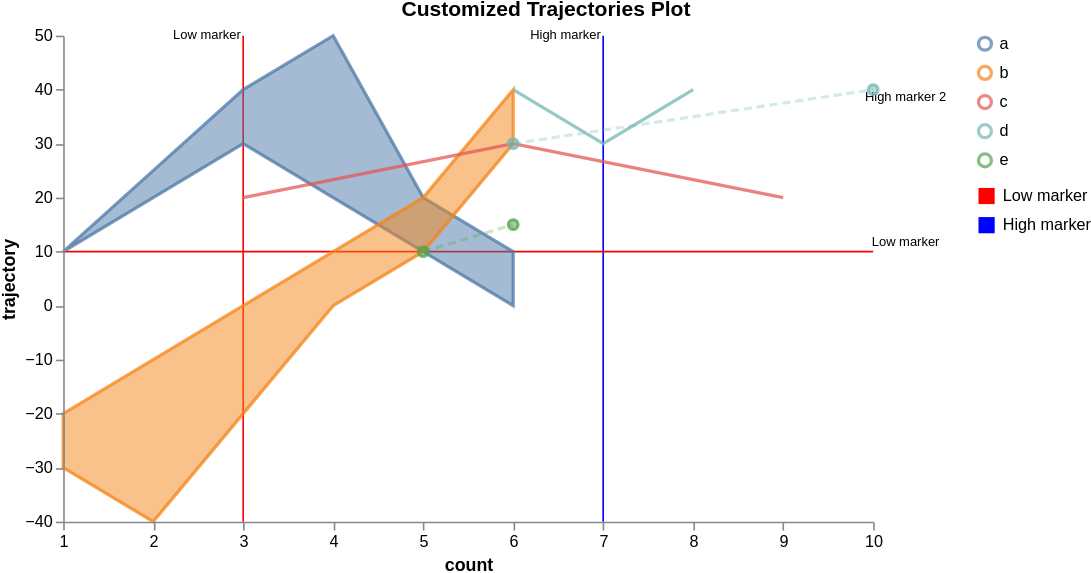

Write the Vega-Lite specification saved for this chart.
### Vega specification from a JSON file in a GitHub repository (floating-point values rounded to 4 significant figures)
{"$schema": "https://vega.github.io/schema/vega/v5.json", "width": 500, "height": 300, "scales": [{"name": "xscale", "type": "linear", "range": "width", "zero": false, "domain": {"fields": [{"data": "distributions", "field": "timepoint"}, {"data": "traces", "field": "timepoint"}, {"data": "points", "field": "timepoint"}]}}, {"name": "yscale", "type": "linear", "range": "height", "nice": true, "zero": true, "domain": {"fields": [{"data": "distributions", "field": "lower"}, {"data": "distributions", "field": "upper"}, {"data": "traces", "field": "value"}, {"data": "points", "field": "value"}]}}, {"name": "markerscale", "type": "ordinal", "domain": {"data": "markers_v", "field": "label"}, "range": {"data": "markers_v", "field": "new_color"}}, {"name": "color", "type": "ordinal", "range": "category", "domain": {"fields": [{"data": "distributions", "field": "trajectory"}, {"data": "traces", "field": "trajectory"}, {"data": "points", "field": "trajectory"}], "sort": {"order": "ascending"}}}], "axes": [{"orient": "bottom", "scale": "xscale", "zindex": 100, "title": {"signal": "data('axis_labels')[0].xaxis_label"}}, {"orient": "left", "scale": "yscale", "zindex": 100, "title": {"signal": "data('axis_labels')[0].yaxis_label"}}], "signals": [{"name": "clear", "value": true, "on": [{"events": "mouseup[!event.item]", "update": "true", "force": true}]}, {"name": "shift", "value": false, "on": [{"events": "@legendSymbol:click, @legendLabel:click", "update": "event.shiftKey", "force": true}]}, {"name": "clicked", "value": null, "on": [{"events": "@legendSymbol:click, @legendLabel:click", "update": "{value: datum.value}", "force": true}]}, {"name": "clearData", "value": true, "on": [{"events": "mouseup[!event.item]", "update": "true", "force": true}]}, {"name": "clickedData", "value": null, "on": [{"events": "@area:click", "update": "{value: datum.trajectory}", "force": true}]}, {"name": "logLegendClick", "value": null, "on": [{"events": "@legendSymbol:click, @legendLabel:click", "update": "{datum: datum}", "force": true}]}, {"description": "Active datapoint", "name": "activated_datapoint", "value": null, "on": [{"events": "symbol:mouseover", "update": "item()"}, {"events": "symbol:mouseout", "update": "null"}]}, {"name": "logAreaClick", "value": null, "on": [{"events": "@area:click", "update": "{datum: datum}", "force": true}]}], "config": {"logLevel": "warn"}, "legends": [{"name": "color_legend", "stroke": "color", "encode": {"symbols": {"name": "legendSymbol", "interactive": true, "update": {"fill": {"value": "transparent"}, "strokeWidth": {"value": 2}, "opacity": [{"test": "!length(data('selected')) || indata('selected', 'value', datum.value) || indata('selectedData', 'value', datum.value)", "value": 0.7}, {"value": 0.15}], "size": {"value": 64}}}, "labels": {"name": "legendLabel", "interactive": true, "update": {"opacity": [{"test": "!length(data('selectedData')) || indata('selectedData', 'value', datum.value)", "value": 1}, {"value": 0.25}]}}}}, {"name": "marker_color_legend", "fill": "markerscale", "encode": {"symbols": {"name": "markerLegendSymbol", "interactive": true, "update": {"size": {"value": 100}, "shape": {"value": "square"}, "stroke": {"value": "transparent"}, "opacity": {"value": 1}}}, "labels": {"name": "markerLegendLabel", "interactive": true, "update": {"text": {"field": "label"}, "fill": {"value": "black"}, "opacity": {"value": 1}}}}}], "marks": [{"type": "group", "zindex": 3, "name": "_points", "from": {"facet": {"name": "points_split", "data": "points", "groupby": "trajectory"}}, "marks": [{"type": "symbol", "name": "_points_symbol", "from": {"data": "points_split"}, "zindex": 3, "encode": {"update": {"x": {"scale": "xscale", "field": "timepoint"}, "y": {"scale": "yscale", "field": "value"}, "size": {"value": 35}, "strokeWidth": {"value": 2}, "fill": {"scale": "color", "field": "trajectory"}, "stroke": {"scale": "color", "field": "trajectory"}, "fillOpacity": [{"test": "!length(data('selected')) || indata('selected', 'value', datum.trajectory)", "value": 0.5}, {"value": 0.15}], "strokeOpacity": [{"test": "!length(data('selected')) || indata('selected', 'value', datum.trajectory)", "value": 0.75}, {"value": 0.15}], "tooltip": {"field": "value"}}, "hover": {"fillOpacity": {"value": 0.9}}}}, {"type": "line", "name": "_points_line", "from": {"data": "points_split"}, "zindex": 3, "encode": {"update": {"x": {"scale": "xscale", "field": "timepoint"}, "y": {"scale": "yscale", "field": "value"}, "strokeWidth": {"value": 2}, "stroke": {"scale": "color", "field": "trajectory"}, "interpolate": {"value": "linear"}, "strokeDash": {"value": [5, 3]}, "strokeOpacity": [{"test": "!length(data('selected')) || indata('selected', 'value', datum.trajectory)", "value": 0.3}, {"value": 0.1}]}, "hover": {"fillOpacity": {"value": 0.9}}}}]}, {"type": "group", "zindex": 2, "name": "_traces", "from": {"facet": {"name": "traces_split", "data": "traces", "groupby": "trajectory"}}, "marks": [{"type": "line", "name": "_traces_lines", "from": {"data": "traces_split"}, "encode": {"update": {"x": {"scale": "xscale", "field": "timepoint"}, "y": {"scale": "yscale", "field": "value"}, "strokeWidth": {"value": 2}, "stroke": {"scale": "color", "field": "trajectory"}, "interpolate": {"value": "linear"}, "strokeOpacity": [{"test": "!length(data('selected')) || indata('selected', 'value', datum.trajectory)", "value": 0.75}, {"value": 0.15}]}, "hover": {"fillOpacity": {"value": 0.9}}}}]}, {"type": "group", "name": "_distributions", "zindex": 1, "from": {"facet": {"name": "trajectory_split", "data": "distributions", "groupby": "trajectory"}}, "marks": [{"type": "area", "name": "area", "interactive": true, "from": {"data": "trajectory_split"}, "encode": {"update": {"x": {"scale": "xscale", "field": "timepoint"}, "y": {"scale": "yscale", "field": "upper"}, "y2": {"scale": "yscale", "field": "lower"}, "interpolate": {"value": "linear"}, "strokeWidth": {"value": 2}, "fill": {"scale": "color", "field": "trajectory"}, "stroke": {"scale": "color", "field": "trajectory"}, "fillOpacity": [{"test": "!length(data('selected')) || indata('selected', 'value', datum.trajectory)", "value": 0.5}, {"value": 0.15}], "strokeOpacity": [{"test": "!length(data('selected')) || indata('selected', 'value', datum.trajectory)", "value": 0.75}, {"value": 0.15}]}, "hover": {"fillOpacity": {"value": 0.9}}}}]}, {"type": "group", "name": "_markers_v", "marks": [{"type": "rule", "name": "_marker_v text", "from": {"data": "markers_v"}, "encode": {"enter": {"stroke": {"scale": "markerscale", "field": "label"}}, "update": {"x": {"scale": "xscale", "field": "axis_value"}, "y2": {"value": 0}, "y": {"signal": "height"}, "opacity": {"value": 1}}}}, {"type": "text", "name": "_marker_v flags", "from": {"data": "_marker_v text"}, "encode": {"enter": {"text": {"field": "datum.label"}, "y": {"value": 0}, "fontSize": {"value": 8}}}, "transform": [{"type": "label", "lineAnchor": "start", "as": ["x", "_y", "opacity", "align", "baseline"], "offset": [1], "size": {"signal": "[width, height]"}}]}]}, {"type": "group", "name": "_markers_h", "marks": [{"type": "rule", "name": "_marker_h text", "from": {"data": "markers_h"}, "encode": {"enter": {"stroke": {"scale": "markerscale", "field": "label"}}, "update": {"y": {"scale": "yscale", "field": "axis_value"}, "x2": {"value": 0}, "x": {"signal": "width"}, "opacity": {"value": 1}}}}, {"type": "text", "name": "_marker_h flags", "from": {"data": "_marker_h text"}, "encode": {"enter": {"text": {"field": "datum.label"}, "x": {"signal": "width+20"}, "fontSize": {"value": 8}}}, "transform": [{"type": "label", "lineAnchor": "start", "as": ["_x", "y", "opacity", "align", "baseline"], "offset": [1], "size": {"signal": "[width, height]"}}]}]}], "data": [{"name": "distributions", "values": [{"timepoint": 1, "upper": 10, "lower": 10, "trajectory": "a"}, {"timepoint": 2, "upper": 20, "lower": 25, "trajectory": "a"}, {"timepoint": 4, "upper": 20, "lower": 50, "trajectory": "a"}, {"timepoint": 6, "upper": 0, "lower": 10, "trajectory": "a"}, {"timepoint": 1, "upper": -30, "lower": -20, "trajectory": "b"}, {"timepoint": 5, "upper": 10, "lower": 20, "trajectory": "a"}, {"timepoint": 2, "upper": -40, "lower": -10, "trajectory": "b"}, {"timepoint": 3, "upper": -20, "lower": 0, "trajectory": "b"}, {"timepoint": 3, "upper": 30, "lower": 40, "trajectory": "a"}, {"timepoint": 5, "upper": 10, "lower": 20, "trajectory": "b"}, {"timepoint": 4, "upper": 0, "lower": 10, "trajectory": "b"}, {"timepoint": 6, "upper": 30, "lower": 40, "trajectory": "b"}], "transform": [{"type": "collect", "sort": {"field": ["trajectory", "timepoint"]}}, {"type": "formula", "expr": "warn('DEBUG: timepoint=' + datum.timepoint + ', upper=' + datum.upper + ', lower=' + datum.lower + ', trajectory=' + datum.trajectory, null)", "as": "debugInfo"}]}, {"name": "traces", "values": [{"timepoint": 6, "value": 30, "trajectory": "c"}, {"timepoint": 9, "value": 20, "trajectory": "c"}, {"timepoint": 3, "value": 20, "trajectory": "c"}, {"timepoint": 7, "value": 30, "trajectory": "d"}, {"timepoint": 6, "value": 40, "trajectory": "d"}, {"timepoint": 8, "value": 40, "trajectory": "d"}], "transform": [{"type": "filter", "expr": "isValid(datum.value)"}, {"type": "collect", "sort": {"field": ["trajectory", "timepoint"]}}, {"type": "formula", "expr": "warn('DEBUG: timepoint=' + datum.timepoint + ', value=' + datum.value + ', trajectory=' + datum.trajectory, null)", "as": "debugInfo"}]}, {"name": "points", "values": [{"timepoint": 6, "value": 30, "trajectory": "d"}, {"timepoint": 10, "value": 40, "trajectory": "d"}, {"timepoint": 5, "value": 10, "trajectory": "e"}, {"timepoint": 6, "value": 15, "trajectory": "e"}], "transform": [{"type": "formula", "expr": "warn('DEBUG: timepoint=' + datum.timepoint + ', value=' + datum.value + ', trajectory=' + datum.trajectory, null)", "as": "debugInfo"}]}, {"name": "markers_v", "values": [{"axis_value": 3, "label": "Low marker", "new_color": "red"}, {"axis_value": 7, "label": "High marker", "new_color": "blue"}]}, {"name": "markers_h", "values": [{"axis_value": 10, "label": "Low marker", "new_color": "green"}, {"axis_value": 37, "label": "High marker 2", "new_color": "orange"}]}, {"name": "axis_labels", "values": [{"xaxis_label": "count", "yaxis_label": "trajectory"}]}, {"name": "selected", "on": [{"trigger": "clear", "remove": true}, {"trigger": "!shift", "remove": true}, {"trigger": "!shift && clicked", "insert": "clicked"}, {"trigger": "shift && clicked", "toggle": "clicked"}]}, {"name": "selectedData", "on": [{"trigger": "clearData", "remove": true}, {"trigger": "clickedData", "toggle": "clickedData"}]}], "title": "Customized Trajectories Plot"}
